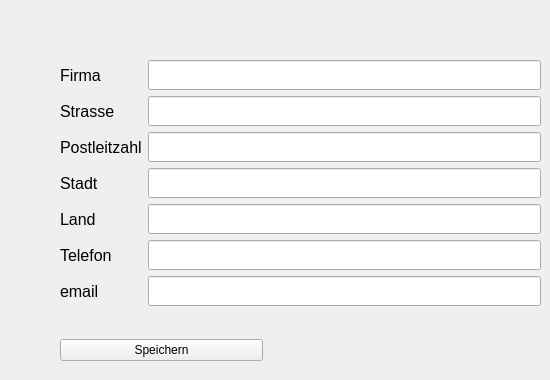
          <widget class="QWidget" name="PageAdmin">
           <widget class="QWidget" name="formLayoutWidget_3">
            <property name="geometry">
             <rect>
              <x>60</x>
              <y>60</y>
              <width>481</width>
              <height>254</height>
             </rect>
            </property>
            <layout class="QFormLayout" name="formLayout_3">
             <item row="0" column="0">
              <widget class="QLabel" name="label">
               <property name="minimumSize">
                <size>
                 <width>0</width>
                 <height>30</height>
                </size>
               </property>
               <property name="maximumSize">
                <size>
                 <width>16777215</width>
                 <height>40</height>
                </size>
               </property>
               <property name="font">
                <font>
                 <pointsize>12</pointsize>
                </font>
               </property>
               <property name="text">
                <string>Firma</string>
               </property>
              </widget>
             </item>
             <item row="0" column="1">
              <widget class="QLineEdit" name="lineEditAdminCompanyName">
               <property name="minimumSize">
                <size>
                 <width>0</width>
                 <height>30</height>
                </size>
               </property>
               <property name="maximumSize">
                <size>
                 <width>16777215</width>
                 <height>40</height>
                </size>
               </property>
               <property name="font">
                <font>
                 <pointsize>12</pointsize>
                </font>
               </property>
              </widget>
             </item>
             <item row="1" column="0">
              <widget class="QLabel" name="label_21">
               <property name="minimumSize">
                <size>
                 <width>0</width>
                 <height>30</height>
                </size>
               </property>
               <property name="maximumSize">
                <size>
                 <width>16777215</width>
                 <height>40</height>
                </size>
               </property>
               <property name="font">
                <font>
                 <pointsize>12</pointsize>
                </font>
               </property>
               <property name="text">
                <string>Strasse</string>
               </property>
              </widget>
             </item>
             <item row="2" column="0">
              <widget class="QLabel" name="label_22">
               <property name="minimumSize">
                <size>
                 <width>0</width>
                 <height>30</height>
                </size>
               </property>
               <property name="maximumSize">
                <size>
                 <width>16777215</width>
                 <height>40</height>
                </size>
               </property>
               <property name="font">
                <font>
                 <pointsize>12</pointsize>
                </font>
               </property>
               <property name="text">
                <string>Postleitzahl</string>
               </property>
              </widget>
             </item>
             <item row="3" column="0">
              <widget class="QLabel" name="label_23">
               <property name="minimumSize">
                <size>
                 <width>0</width>
                 <height>30</height>
                </size>
               </property>
               <property name="maximumSize">
                <size>
                 <width>16777215</width>
                 <height>40</height>
                </size>
               </property>
               <property name="font">
                <font>
                 <pointsize>12</pointsize>
                </font>
               </property>
               <property name="text">
                <string>Stadt</string>
               </property>
              </widget>
             </item>
             <item row="4" column="0">
              <widget class="QLabel" name="label_24">
               <property name="minimumSize">
                <size>
                 <width>0</width>
                 <height>30</height>
                </size>
               </property>
               <property name="maximumSize">
                <size>
                 <width>16777215</width>
                 <height>40</height>
                </size>
               </property>
               <property name="font">
                <font>
                 <pointsize>12</pointsize>
                </font>
               </property>
               <property name="text">
                <string>Land</string>
               </property>
              </widget>
             </item>
             <item row="1" column="1">
              <widget class="QLineEdit" name="lineEditAdminCompanyStreet">
               <property name="minimumSize">
                <size>
                 <width>0</width>
                 <height>30</height>
                </size>
               </property>
               <property name="maximumSize">
                <size>
                 <width>16777215</width>
                 <height>40</height>
                </size>
               </property>
               <property name="font">
                <font>
                 <pointsize>12</pointsize>
                </font>
               </property>
              </widget>
             </item>
             <item row="2" column="1">
              <widget class="QLineEdit" name="lineEditAdminCompanyZip">
               <property name="minimumSize">
                <size>
                 <width>0</width>
                 <height>30</height>
                </size>
               </property>
               <property name="maximumSize">
                <size>
                 <width>16777215</width>
                 <height>40</height>
                </size>
               </property>
               <property name="font">
                <font>
                 <pointsize>12</pointsize>
                </font>
               </property>
              </widget>
             </item>
             <item row="3" column="1">
              <widget class="QLineEdit" name="lineEditAdminCompanyCity">
               <property name="minimumSize">
                <size>
                 <width>0</width>
                 <height>30</height>
                </size>
               </property>
               <property name="maximumSize">
                <size>
                 <width>16777215</width>
                 <height>40</height>
                </size>
               </property>
               <property name="font">
                <font>
                 <pointsize>12</pointsize>
                </font>
               </property>
              </widget>
             </item>
             <item row="4" column="1">
              <widget class="QLineEdit" name="lineEditAdminCompanyNation">
               <property name="minimumSize">
                <size>
                 <width>0</width>
                 <height>30</height>
                </size>
               </property>
               <property name="maximumSize">
                <size>
                 <width>16777215</width>
                 <height>40</height>
                </size>
               </property>
               <property name="font">
                <font>
                 <pointsize>12</pointsize>
                </font>
               </property>
              </widget>
             </item>
             <item row="5" column="0">
              <widget class="QLabel" name="label_25">
               <property name="minimumSize">
                <size>
                 <width>0</width>
                 <height>30</height>
                </size>
               </property>
               <property name="font">
                <font>
                 <pointsize>12</pointsize>
                </font>
               </property>
               <property name="text">
                <string>Telefon</string>
               </property>
              </widget>
             </item>
             <item row="5" column="1">
              <widget class="QLineEdit" name="lineEditAdminCompanyTelefon">
               <property name="minimumSize">
                <size>
                 <width>0</width>
                 <height>30</height>
                </size>
               </property>
               <property name="font">
                <font>
                 <pointsize>12</pointsize>
                </font>
               </property>
               <property name="text">
                <string/>
               </property>
              </widget>
             </item>
             <item row="6" column="0">
              <widget class="QLabel" name="label_26">
               <property name="minimumSize">
                <size>
                 <width>0</width>
                 <height>30</height>
                </size>
               </property>
               <property name="font">
                <font>
                 <pointsize>12</pointsize>
                </font>
               </property>
               <property name="text">
                <string>email</string>
               </property>
              </widget>
             </item>
             <item row="6" column="1">
              <widget class="QLineEdit" name="lineEditAdminCompanyEmail">
               <property name="minimumSize">
                <size>
                 <width>0</width>
                 <height>30</height>
                </size>
               </property>
               <property name="font">
                <font>
                 <pointsize>12</pointsize>
                </font>
               </property>
               <property name="text">
                <string/>
               </property>
              </widget>
             </item>
            </layout>
           </widget>
           <widget class="QWidget" name="horizontalLayoutWidget">
            <property name="geometry">
             <rect>
              <x>60</x>
              <y>330</y>
              <width>203</width>
              <height>41</height>
             </rect>
            </property>
            <layout class="QHBoxLayout" name="horizontalLayout_8">
             <item>
              <widget class="QPushButton" name="BtnSaveAdminOwn">
               <property name="text">
                <string>Speichern</string>
               </property>
              </widget>
             </item>
            </layout>
           </widget>
          </widget>
